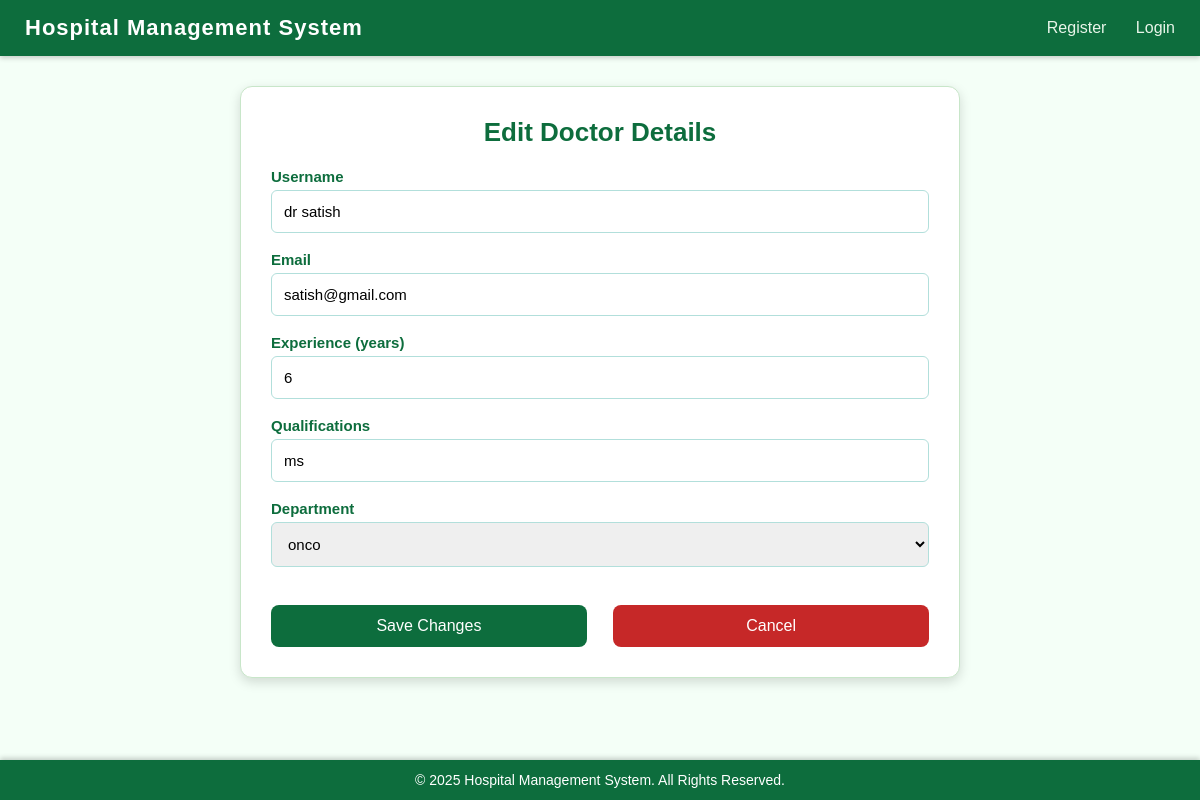
The app's page /edit_doctor/11 with its own data.
### app.py (models this page shows)
class User(db.Model):
    __tablename__='users'
    id=db.Column(db.Integer,primary_key=True)
    username=db.Column(db.String(150),unique=True,nullable=False)
    email=db.Column(db.String(150),unique=True,nullable=False)
    password=db.Column(db.String(150),nullable=False)
    role=db.Column(db.String(50),nullable=False)#eg doctor admin patient
    created_at=db.Column(db.DateTime,default=datetime.utcnow)
    department_id=db.Column(db.Integer,db.ForeignKey('departments.id'),nullable=True)
    department=db.relationship("Department",back_populates="doctors")
    experience=db.Column(db.Integer,nullable=True)
    qualifications=db.Column(db.String(250),nullable=True)
    blacklisted=db.Column(db.Boolean, default=False)
    availabilities = db.relationship('DoctorAvailability', back_populates='doctor', cascade="all, delete-orphan")

class Department(db.Model):
    __tablename__='departments'
    id=db.Column(db.Integer,primary_key=True)
    department_name=db.Column(db.String(100),unique=True,nullable=False)
    description=db.Column(db.Text,nullable=True)
    doctors=db.relationship("User",back_populates="department")

### app.py (the view, shortened to what this page needs)
@app.route('/edit_doctor/<int:doctor_id>',methods=['GET','POST'])
def edit_doctor(doctor_id):
    doctor=User.query.filter_by(id=doctor_id,role='doctor').first_or_404()
    departments=Department.query.all()
    return render_template('edit_doctor.html',doctor=doctor,departments=departments)

### templates/edit_doctor.html (shortened to what this page needs)
{% extends "base.html" %}
{% block content %}
<div class="edit-container">
    <h2 class="edit-title">Edit Doctor Details</h2>
    <form method="POST" class="edit-form">
        <label>Username</label>
        <input type="text" name="username" value="{{ doctor.username }}" required>
        <label>Email</label>
        <input type="email" name="email" value="{{ doctor.email }}" required>
        <label>Experience (years)</label>
        <input type="number" name="experience" value="{{ doctor.experience }}">
        <label>Qualifications</label>
        <input type="text" name="qualifications" value="{{ doctor.qualifications }}">
        <label>Department</label>
        <select name="department_id" required>
            {% for dept in departments %}
                <option value="{{ dept.id }}"
                    {% if doctor.department_id == dept.id %} selected {% endif %}>
                    {{ dept.department_name }}
                </option>
            {% endfor %}
        </select>
        <div class="button-group">
            <button class="btn-submit" type="submit">Save Changes</button>
            <a href="{{ url_for('admin_dashboard') }}" class="btn-cancel">Cancel</a>
        </div>
    </form>
</div>
{% endblock %}

### templates/base.html (style rules this page uses)
* { margin: 0; padding: 0; box-sizing: border-box; font-family: Arial, Helvetica, sans-serif; }
body { background: #f4fff7; padding-bottom: 60px; }

### templates/edit_doctor.html (style rules this page uses)
.edit-container { width: 60%; margin: 30px auto; background: #ffffff; padding: 30px; border-radius: 12px; border: 1px solid #c8e6c9; box-shadow: 0 4px 12px rgba(0,0,0,0.15); }
.edit-title { font-size: 26px; font-weight: bold; color: #0d6d3d; text-align: center; margin-bottom: 20px; }
.edit-form label { font-size: 15px; font-weight: 600; color: #0d6d3d; margin-bottom: 5px; display: block; }
.edit-form input, .edit-form select { width: 100%; padding: 12px; margin-bottom: 18px; border: 1px solid #b2dfdb; border-radius: 6px; font-size: 15px; }
.btn-submit { background: #0d6d3d; color: white; padding: 12px 20px; border-radius: 8px; border: none; font-size: 16px; width: 48%; cursor: pointer; }
.btn-cancel { background: #c62828; color: white; padding: 12px 20px; border-radius: 8px; border: none; font-size: 16px; width: 48%; cursor: pointer; text-decoration: none; display: inline-block; text-align: center; }
.button-group { display: flex; justify-content: space-between; margin-top: 20px; }

### records on screen
User: username "dr satish", email "satish@gmail.com", experience "6", qualifications "ms", department_id "onco"
